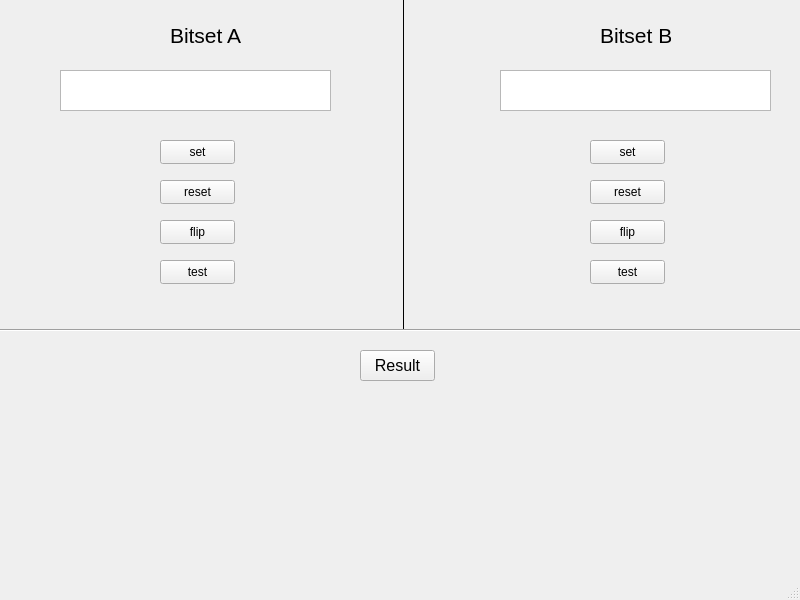
<?xml version="1.0" encoding="UTF-8"?>
<ui version="4.0">
 <class>MainWindow</class>
 <widget class="QMainWindow" name="MainWindow">
  <property name="geometry">
   <rect>
    <x>0</x>
    <y>0</y>
    <width>800</width>
    <height>600</height>
   </rect>
  </property>
  <property name="windowTitle">
   <string>MainWindow</string>
  </property>
  <widget class="QWidget" name="centralwidget">
   <widget class="QPushButton" name="pushButton">
    <property name="geometry">
     <rect>
      <x>160</x>
      <y>140</y>
      <width>75</width>
      <height>24</height>
     </rect>
    </property>
    <property name="text">
     <string>set</string>
    </property>
   </widget>
   <widget class="QLabel" name="label">
    <property name="geometry">
     <rect>
      <x>170</x>
      <y>20</y>
      <width>71</width>
      <height>31</height>
     </rect>
    </property>
    <property name="font">
     <font>
      <pointsize>16</pointsize>
     </font>
    </property>
    <property name="text">
     <string>Bitset A</string>
    </property>
   </widget>
   <widget class="QPushButton" name="pushButton_3">
    <property name="geometry">
     <rect>
      <x>160</x>
      <y>180</y>
      <width>75</width>
      <height>24</height>
     </rect>
    </property>
    <property name="text">
     <string>reset</string>
    </property>
   </widget>
   <widget class="QPushButton" name="pushButton_4">
    <property name="geometry">
     <rect>
      <x>160</x>
      <y>220</y>
      <width>75</width>
      <height>24</height>
     </rect>
    </property>
    <property name="text">
     <string>flip</string>
    </property>
   </widget>
   <widget class="QListWidget" name="listWidget">
    <property name="geometry">
     <rect>
      <x>60</x>
      <y>70</y>
      <width>271</width>
      <height>41</height>
     </rect>
    </property>
   </widget>
   <widget class="Line" name="line">
    <property name="geometry">
     <rect>
      <x>393</x>
      <y>-50</y>
      <width>20</width>
      <height>381</height>
     </rect>
    </property>
    <property name="frameShadow">
     <enum>QFrame::Plain</enum>
    </property>
    <property name="orientation">
     <enum>Qt::Vertical</enum>
    </property>
   </widget>
   <widget class="Line" name="line_2">
    <property name="geometry">
     <rect>
      <x>0</x>
      <y>320</y>
      <width>811</width>
      <height>20</height>
     </rect>
    </property>
    <property name="orientation">
     <enum>Qt::Horizontal</enum>
    </property>
   </widget>
   <widget class="QPushButton" name="pushButton_7">
    <property name="geometry">
     <rect>
      <x>360</x>
      <y>350</y>
      <width>75</width>
      <height>31</height>
     </rect>
    </property>
    <property name="font">
     <font>
      <pointsize>12</pointsize>
     </font>
    </property>
    <property name="text">
     <string>Result</string>
    </property>
   </widget>
   <widget class="QPushButton" name="pushButton_8">
    <property name="geometry">
     <rect>
      <x>160</x>
      <y>260</y>
      <width>75</width>
      <height>24</height>
     </rect>
    </property>
    <property name="text">
     <string>test</string>
    </property>
   </widget>
   <widget class="QPushButton" name="pushButton_9">
    <property name="geometry">
     <rect>
      <x>590</x>
      <y>260</y>
      <width>75</width>
      <height>24</height>
     </rect>
    </property>
    <property name="text">
     <string>test</string>
    </property>
   </widget>
   <widget class="QPushButton" name="pushButton_5">
    <property name="geometry">
     <rect>
      <x>590</x>
      <y>180</y>
      <width>75</width>
      <height>24</height>
     </rect>
    </property>
    <property name="text">
     <string>reset</string>
    </property>
   </widget>
   <widget class="QLabel" name="label_2">
    <property name="geometry">
     <rect>
      <x>600</x>
      <y>20</y>
      <width>71</width>
      <height>31</height>
     </rect>
    </property>
    <property name="font">
     <font>
      <pointsize>16</pointsize>
     </font>
    </property>
    <property name="text">
     <string>Bitset B</string>
    </property>
   </widget>
   <widget class="QPushButton" name="pushButton_6">
    <property name="geometry">
     <rect>
      <x>590</x>
      <y>220</y>
      <width>75</width>
      <height>24</height>
     </rect>
    </property>
    <property name="text">
     <string>flip</string>
    </property>
   </widget>
   <widget class="QPushButton" name="pushButton_2">
    <property name="geometry">
     <rect>
      <x>590</x>
      <y>140</y>
      <width>75</width>
      <height>24</height>
     </rect>
    </property>
    <property name="text">
     <string>set</string>
    </property>
   </widget>
   <widget class="QListWidget" name="listWidget_2">
    <property name="geometry">
     <rect>
      <x>500</x>
      <y>70</y>
      <width>271</width>
      <height>41</height>
     </rect>
    </property>
   </widget>
  </widget>
  <widget class="QMenuBar" name="menubar">
   <property name="geometry">
    <rect>
     <x>0</x>
     <y>0</y>
     <width>800</width>
     <height>22</height>
    </rect>
   </property>
  </widget>
  <widget class="QStatusBar" name="statusbar"/>
 </widget>
 <resources/>
 <connections/>
</ui>
